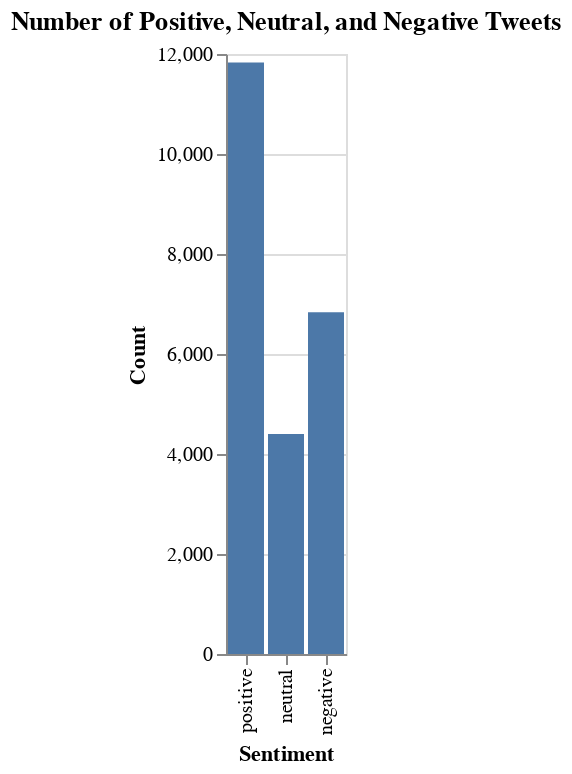

The cell this chart's notebook holds for it:
### Markdown cell above
Using the VADER sentiment analyzer the tweets were classified as either positive, neutral, or negative. At first, we believed that the tweets were likely more negative than positive, but in fact the tweets were classified as far more positive than negative, almost doubling the negatively classified tweets. The tweets classified as 'neutral' fall almost directly in between the tweets classified as positive and negative. The actual context and literal meaning of the tweets was not analyzed, nor the accuracy of the classification at this point, so there is certainly going to be a margin of error and some 'false positives' etc as the positivity is quite often a self directed compliment of sorts.

### Code cell
sentiment_chart = (
    alt.Chart(sentiment_counts)
    .mark_bar()
    .encode(
        x=alt.X("Sentiment:N", sort=["positive", "neutral", "negative"]),
        y=alt.Y("Count:Q"),
        tooltip=["Sentiment", "Count"]
    )
    .properties(
        title="Number of Positive, Neutral, and Negative Tweets"
    )
)

sentiment_chart

### Figure 1 — Vega-Lite specification as saved in the notebook (floating-point values rounded to 4 significant figures)
{"config": {"view": {"continuousWidth": 300, "continuousHeight": 300}}, "data": {"name": "data-5b0b7d6e59b159cac79af78f4a616a2b"}, "mark": {"type": "bar"}, "encoding": {"tooltip": [{"field": "Sentiment", "type": "nominal"}, {"field": "Count", "type": "quantitative"}], "x": {"field": "Sentiment", "sort": ["positive", "neutral", "negative"], "type": "nominal"}, "y": {"field": "Count", "type": "quantitative"}}, "title": "Number of Positive, Neutral, and Negative Tweets", "$schema": "https://vega.github.io/schema/vega-lite/v6.1.0.json", "datasets": {"data-5b0b7d6e59b159cac79af78f4a616a2b": [{"Sentiment": "negative", "Count": 6833}, {"Sentiment": "neutral", "Count": 4402}, {"Sentiment": "positive", "Count": 11830}]}}
